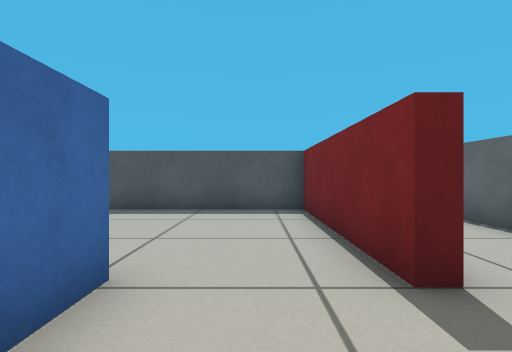
view 1 (above)

18 first-person views from a walk through a world built for the Gazebo simulator. The camera is 0.46 m above the floor, looks level and sees 80° across. The floor is counted in squares, 0.5 m on a side. Each view is taken from the middle of a square. On the plan, view 1 faces up. The plan holds only what a view shows up to about 11 squares ahead; the rest is blank.

view 2
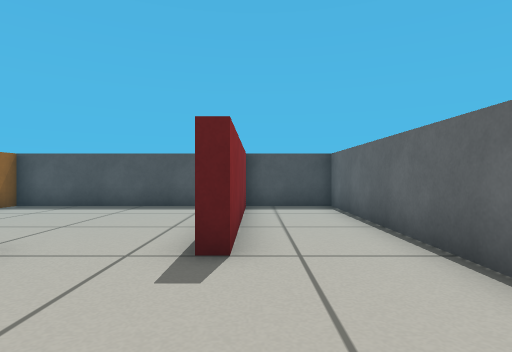

view 3
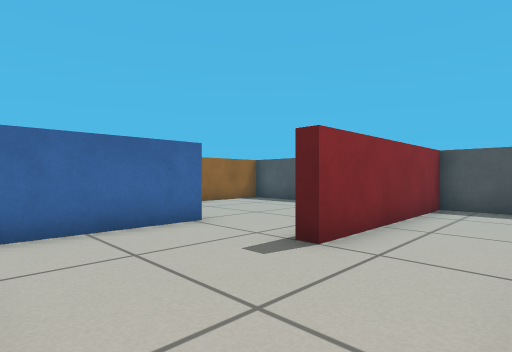

view 4
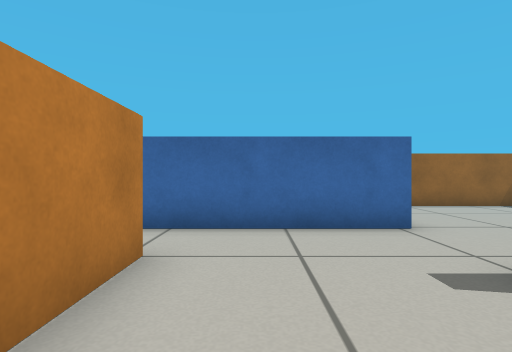

view 5
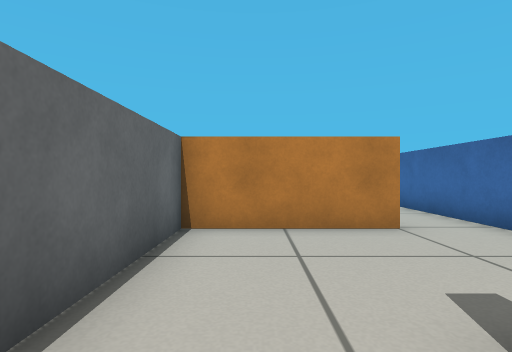

view 6
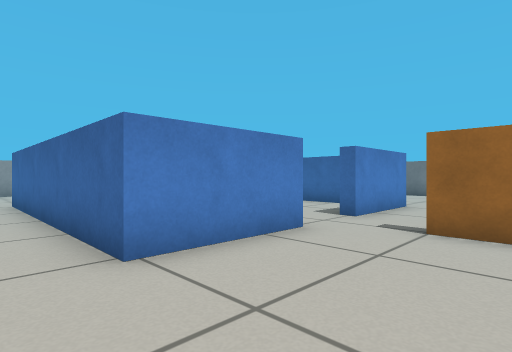

view 7
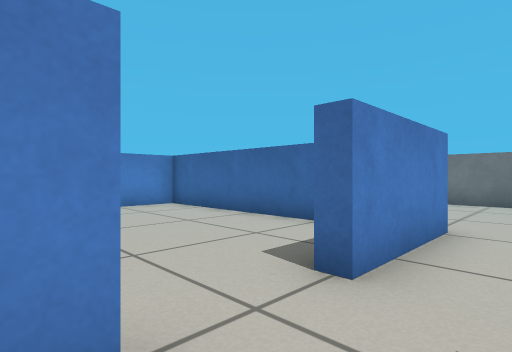

view 8
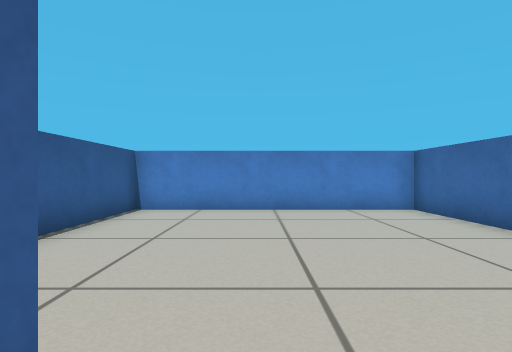

view 9
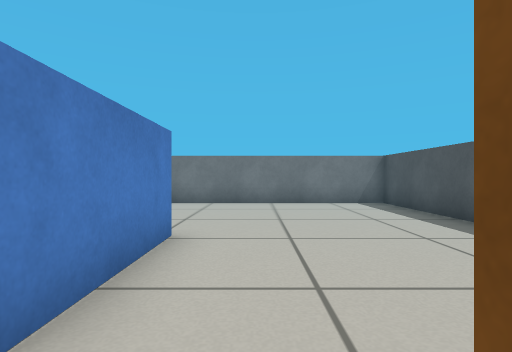

view 10
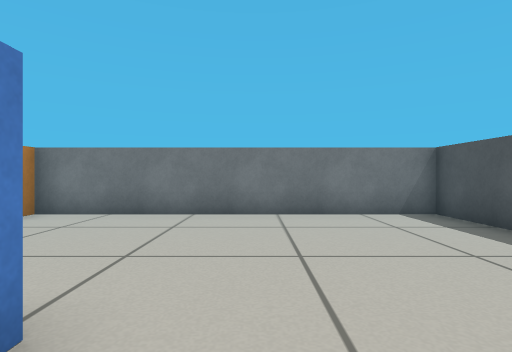

view 11
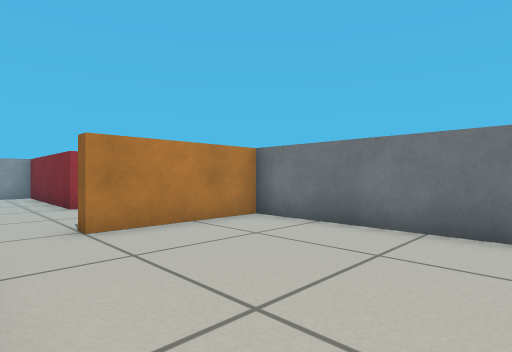

view 12
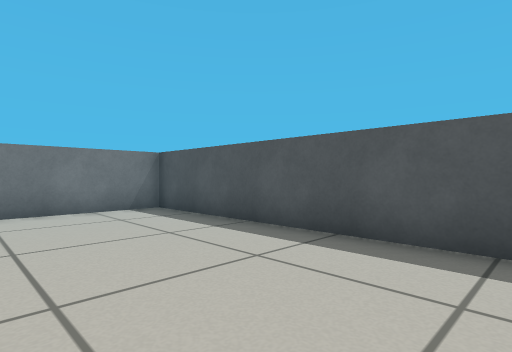

view 13
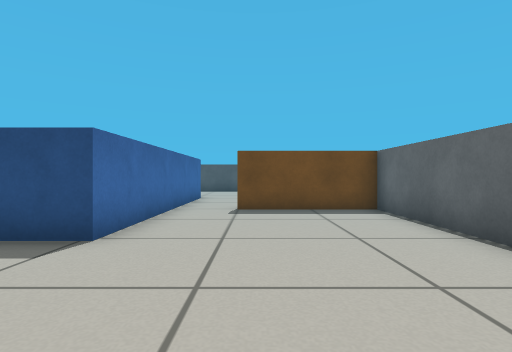

view 14
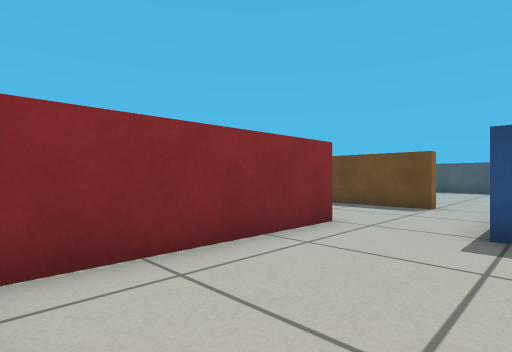

view 15
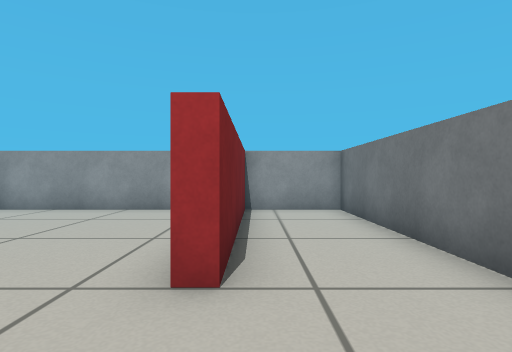

view 16
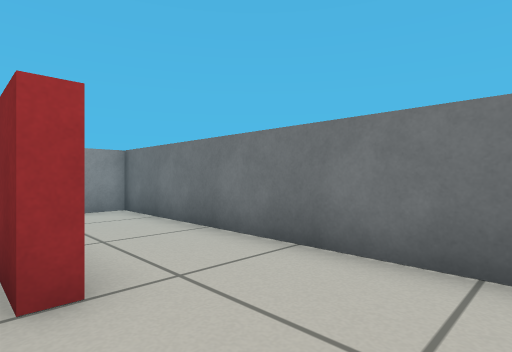

view 17
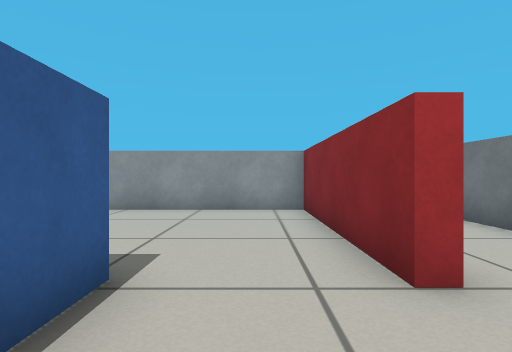

view 18
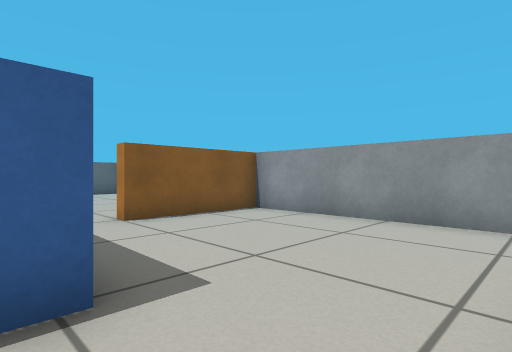

### Floor plan
Ten units are one square. View 1 is at (0, 0); x grows to the right and y downward. Boxes are objects, and circles mark ways between rooms. Rooms are numbered by the first view taken in them; rooms with no view inside come last. Other rooms are left out.
<svg viewBox="-158 -88 206 208">
<path fill="none" stroke="#000" d="M-46 -27 -13 -27 -13 15M5 13 43 13 43 -83 -53 -83 -53 -45M-98 -27 -65 -27 -65 -22M-74 -83 -153 -83 -153 13 -115 13M43 61 43 17 5 17M-13 15 -13 57 -26 57M-57 75 -52 75M-97 58 -97 45M-153 32 -153 113 -57 113 -57 75M-115 13 -115 17 -146 17M-93 -8 -93 53 -17 53 -17 15"/>
<rect x="5" y="-75" width="10" height="50" fill="#bbb"><title>red box</title></rect>
<rect x="-135" y="55" width="10" height="60" fill="#bbb"><title>red box</title></rect>
<circle cx="-55" cy="-35" r="3" fill="#2a7"/>
<circle cx="-5" cy="20" r="3" fill="#2a7"/>
<circle cx="-110" cy="20" r="3" fill="#2a7"/>
<circle cx="-55" cy="-20" r="3" fill="#2a7"/>
<circle cx="-60" cy="70" r="3" fill="#2a7"/>
<text x="0" y="-40">1</text>
<text x="-110" y="-40">2</text>
<text x="0" y="70">3</text>
<text x="-120" y="80">4</text>
<text x="-60" y="20">5</text>
</svg>
Room 1 opens to room 2. Room 1 opens to room 3. Room 2 opens to room 4. Room 2 opens to room 5. Room 3 opens to room 4.

Where each view was taken, in squares from view 1:
view 1: 0 up, 0 right, facing up
view 2: 1 down, 2 right, facing up
view 3: 1 down, 4 right, facing up-left
view 4: 0 up, 4 right, facing left
view 5: 4 up, 3 right, facing down
view 6: 6 up, 0 right, facing down-left
view 7: 4 up, 4 left, facing down-left
view 8: 3 up, 5 left, facing down
view 9: 4 up, 5 left, facing left
view 10: 4 up, 8 left, facing left
view 11: 4 up, 10 left, facing down-left
view 12: 4 up, 7 left, facing up-left
view 13: 10 down, 1 right, facing up
view 14: 11 down, 9 left, facing up-left
view 15: 3 down, 13 left, facing down
view 16: 3 down, 12 left, facing down-left
view 17: 3 down, 11 left, facing down
view 18: 5 down, 12 left, facing down-right
